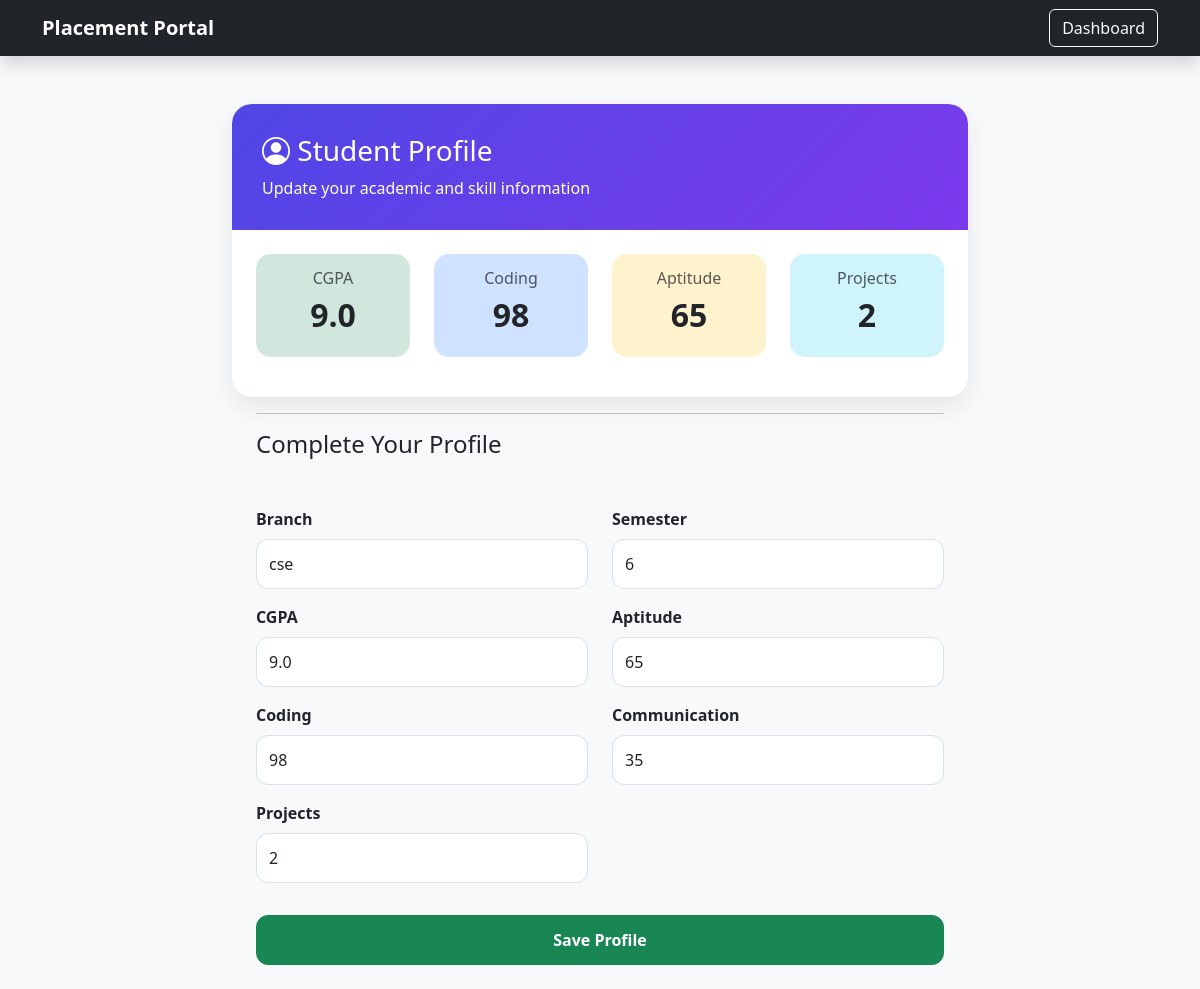
/profile/ (signed in), run on an earlier commit of the app's database.
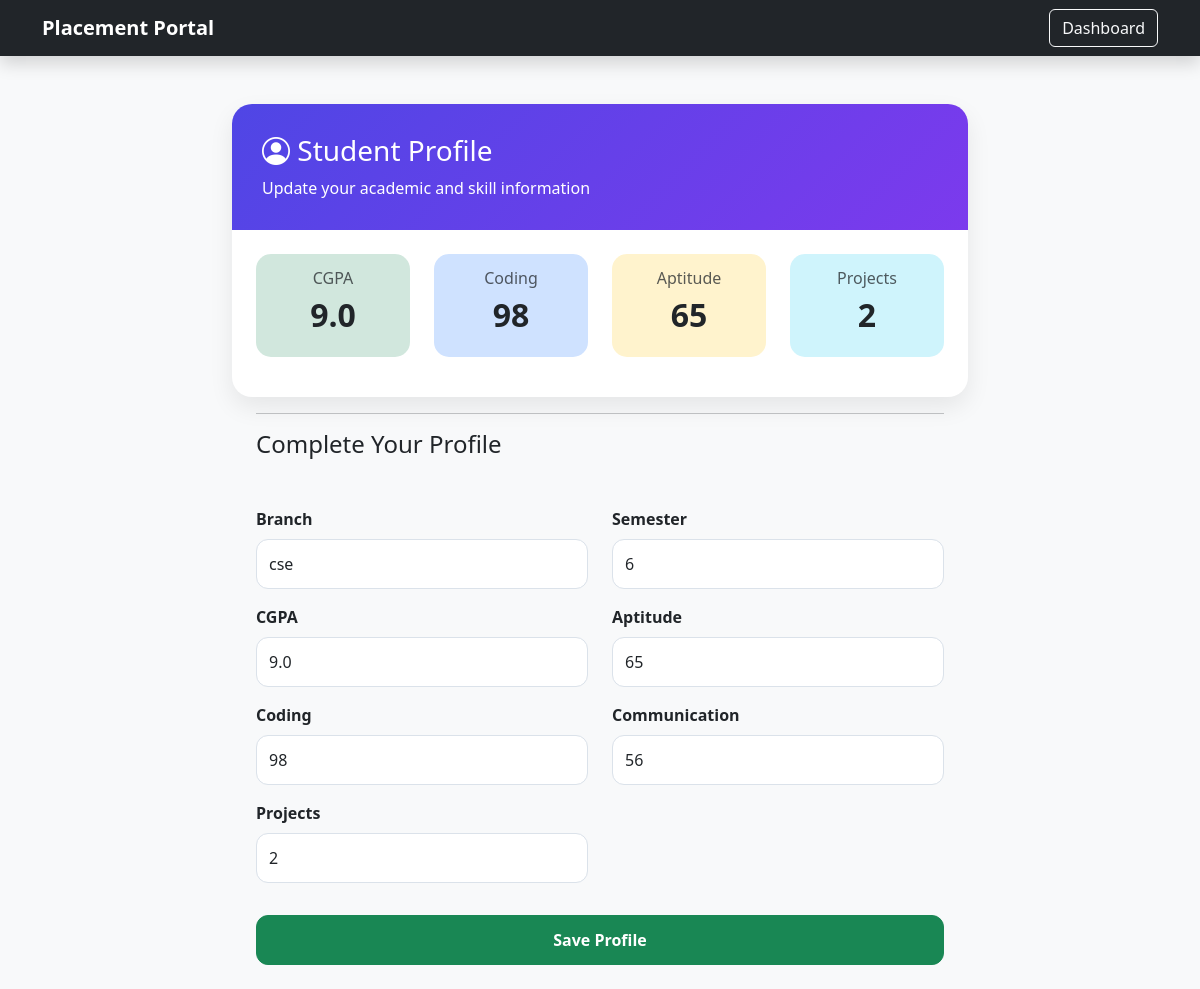
And on a later commit of the database.
### students/models.py (models this page shows, shortened)
class Student(models.Model):
    user = models.OneToOneField(
        User,
        on_delete=models.CASCADE,
        null=True,
        blank=True
    )
    name = models.CharField(max_length=100)
    email = models.EmailField(unique=True)
    branch = models.CharField(max_length=50, blank=True)
    semester = models.IntegerField(default=0)
    cgpa = models.FloatField(default=0)
    aptitude = models.IntegerField(default=0)
    coding = models.IntegerField(default=0)
    communication = models.IntegerField(default=0)
    projects = models.IntegerField(default=0)

### students/views.py (the view)
# urls.py: path('profile/', views.profile, name='profile'),
def profile(request):
    student = Student.objects.filter(
        user=request.user
    ).first()
    if request.method == 'POST':
        form = StudentProfileForm(
            request.POST,
            instance=student
        )
        if form.is_valid():
            profile = form.save(commit=False)
            profile.user = request.user
            profile.save()
            messages.success(
                request,
                "Profile updated successfully!"
)
        return redirect('/predict/')
    else:
        form = StudentProfileForm(
            instance=student
        )
    return render(
        request,
        'profile.html',
        {
            'form': form,
            'student': student
        }
    )

### templates/profile.html (shortened to what this page needs)
<!DOCTYPE html>
<html>
<head>
<link href="https://cdn.jsdelivr.net/npm/bootstrap@5.3.3/dist/css/bootstrap.min.css"
      rel="stylesheet">
<link rel="stylesheet"
href="https://cdn.jsdelivr.net/npm/bootstrap-icons@1.11.3/font/bootstrap-icons.min.css">
</head>
<body class="bg-light">
<nav class="navbar navbar-dark bg-dark shadow">
    <div class="container">
        <a class="navbar-brand fw-bold"
           href="/dashboard/">
            Placement Portal
        </a>
        <a href="/dashboard/"
           class="btn btn-outline-light">
            Dashboard
        </a>
    </div>
</nav>
<div class="container mt-5">
    <div class="row justify-content-center">
        <div class="col-lg-8">
            <div class="profile-card">
                <div class="profile-header">
                    <h3 class="mb-0">
    <i class="bi bi-person-circle"></i>
    Student Profile
</h3>
<p class="mb-0 mt-2">
    Update your academic and skill information
</p>
                </div>
<div class="row text-center p-4">
    <div class="col-md-3 mb-3">
        <div class="card summary-card border-0 bg-success-subtle">
           <div class="card-body">
    <h6 class="text-muted">CGPA</h6>
    <h3 class="fw-bold">{{ student.cgpa }}</h3>
</div>
        </div>
    </div>
    <div class="col-md-3 mb-3">
        <div class="card summary-card border-0 bg-primary-subtle">
            <div class="card-body">
                <h6 class="text-muted">Coding</h6>
                <h3 class="fw-bold">{{ student.coding }}</h3>
            </div>
        </div>
    </div>
    <div class="col-md-3 mb-3">
        <div class="card summary-card border-0 bg-warning-subtle">
            <div class="card-body">
                <h6 class="text-muted">Aptitude</h6>
                <h3 class="fw-bold">{{ student.aptitude }}</h3>
            </div>
        </div>
    </div>
    <div class="col-md-3 mb-3">
        <div class="card summary-card border-0 bg-info-subtle">
            <div class="card-body">
                <h6 class="text-muted">Projects</h6>
                <h3 class="fw-bold">{{ student.projects }}</h3>
            </div>
        </div>
    </div>
</div>
</div>
 <hr class="mx-4">
<div class="px-4">
    <h4 class="mb-4">
        Complete Your Profile
    </h4>
</div>
                <div class="card-body p-4">
                 <form method="POST">
    <div class="row">
        <div class="col-md-6 mb-3">
            <label class="form-label fw-semibold">
                Branch
            </label>
            {{ form.branch }}
        </div>
        <div class="col-md-6 mb-3">
            <label class="form-label fw-semibold">
                Semester
            </label>
            {{ form.semester }}
        </div>
        <div class="col-md-6 mb-3">
            <label class="form-label fw-semibold">
                CGPA
            </label>
            {{ form.cgpa }}
        </div>
        <div class="col-md-6 mb-3">
            <label class="form-label fw-semibold">
                Aptitude
            </label>
            {{ form.aptitude }}
        </div>
        <div class="col-md-6 mb-3">
            <label class="form-label fw-semibold">
                Coding
            </label>
            {{ form.coding }}
        </div>
        <div class="col-md-6 mb-3">
            <label class="form-label fw-semibold">
                Communication
            </label>
            {{ form.communication }}
        </div>
        <div class="col-md-6 mb-3">
            <label class="form-label fw-semibold">
                Projects
            </label>
            {{ form.projects }}
        </div>
    </div>
    <button
        type="submit"
        class="btn btn-success save-btn w-100 mt-3">
        Save Profile
    </button>
</form>
                </div>
            </div>
        </div>
    </div>
</body>
</html>

What changed in the data, as far as the page shows it:
changed Student "cse": communication "35" → "56"
